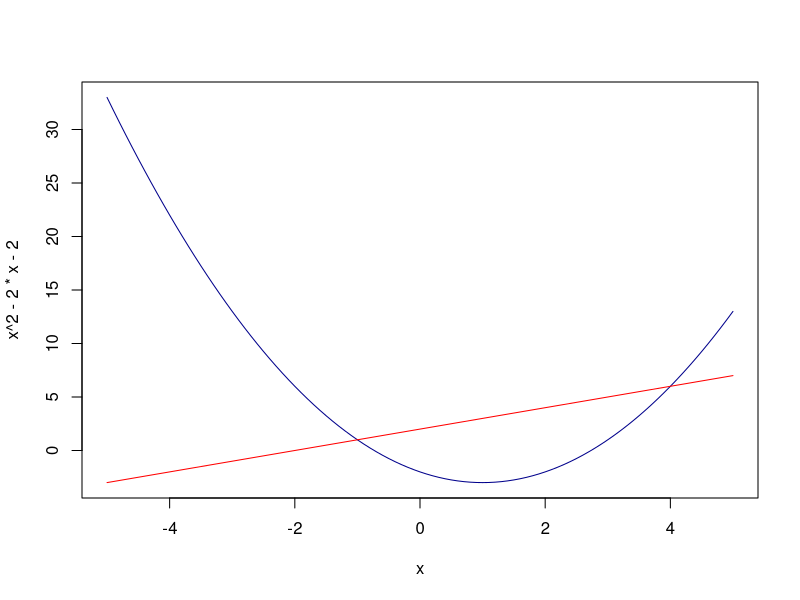

Generate this figure with R:
## ---- chunk 1
knitr::opts_chunk$set(echo = TRUE)
## ---- chunk 2
# Define the function to be integrated
f <- function(x) 4 * exp(-7 * x)

# Integrate the function
result <- integrate(f, lower = 0, upper = 1)  # Change the lower and upper limits as needed

# Print the result
print(result)
## ---- chunk 3
# Define the function to calculate N(t)
N <- function(t) {
  1050 * t^(-3) - 220 * t + 5760
}

# Initial level of contamination after 1 day
N_initial <- 6530

# Find the constant C using the initial condition N(1) = 6530
C <- N_initial - (1050 * (1)^(-3)) + (220 * 1)

# Define the updated function N(t) with the calculated constant C
N_updated <- function(t) {
  1050 * t^(-3) - 220 * t + C
}

# Estimate the level of contamination after t days
t <- 1  # Number of days
contamination_estimate <- N_updated(t)

# Print the estimated level of contamination
print(contamination_estimate)
## ---- chunk 4
# Define the function f(x) = 2x - 9
f <- function(x) {
  return(2 * x - 9)
}

# Define the interval [4.5, 8]
a <- 4.5
b <- 8

# Number of subintervals
n <- 4

# Calculate the width of each subinterval
delta_x <- (b - a) / n

# Evaluate f(x) at the right endpoints of each subinterval
x_values <- seq(a + delta_x, b, by = delta_x)
f_values <- f(x_values)

# Calculate the area of each rectangle
areas <- f_values * delta_x

# Total area
total_area <- sum(areas)

# Print the result
cat("The total area of the red rectangles is approximately", round(total_area, 2), "square units.\n")
## ---- chunk 5
# plot
curve(x^2 - 2*x - 2, -5, 5, col = "darkblue")
curve(x + 2, -5, 5, add=T, col="red")
## ---- chunk 6
# TO Define the functions for the curves
f1 <- function(x) x^2 - 2*x - 2
f2 <- function(x) x + 2

# To find the intersection points
x1 <- -1
x2 <- 4

# difference between the curves
area <- integrate(function(x) f2(x) - f1(x), lower = x1, upper = x2)

# To display the result
cat("The area of the region bounded by the curves is approximately", round(area$value, 2), "square units.\n")
## ---- chunk 7
# The given data
D <- 110  # Expected annual demand (flat irons)
c <- 8.25  # Fixed cost per order
h <- 3.75  # Cost to store one flat iron for one year

# To calculate EOQ
EOQ <- sqrt((2 * D * c) / h)

# To round up to the nearest whole number for lot size
lot_size <- ceiling(EOQ)

# to calculate the number of orders per year
num_orders <- D / lot_size
num_orders <- ceiling(num_orders)

# To display the results
cat("Optimal lot size (rounded up):", lot_size, "\n")
cat("Number of orders per year (rounded up):", num_orders, "\n")
## ---- chunk 8
# Define the functions for u and v
u <- function(x) log(9*x)
v <- function(x) x^7 / 7

# Calculate the integral using integration by parts
integ_by_parts <- function(x) u(x) * v(x) - integrate(v, lower = 0, upper = x)$value

# Evaluate the integral from 0 to 1 (you can adjust the limits if needed)
result <- integ_by_parts(1) - integ_by_parts(0)

# Display the result
cat("The value of the integral is approximately", round(result, 2), "\n")
## ---- chunk 9
# Define the function f(x)
f <- function(x) {
  return(1 / (6 * x))
}

# Calculate the definite integral from 1 to e^6
integral_value <- integrate(f, lower = 1, upper = exp(6))$value

# Print the result
cat("The value of the definite integral is approximately", round(integral_value, 6), "\n")
